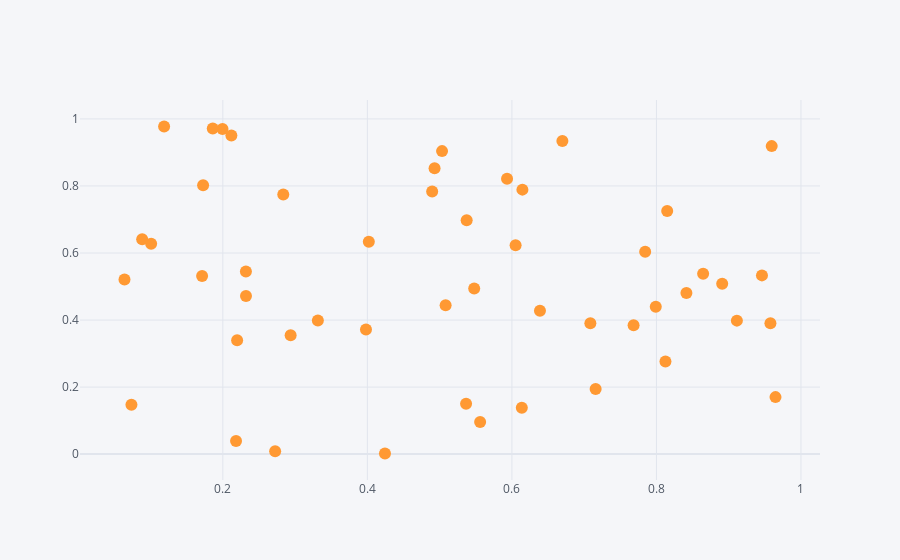

The cell this chart's notebook holds for it:
### Code cell
df2 = pd.DataFrame(np.random.rand(50, 4), columns=['a', 'b', 'c', 'd']) #DataFrame Generation

df2.iplot(kind='scatter',x='a',y='b',mode='markers')

### Figure 1 — Plotly figure (JSON) as saved in the notebook; plotly's stock layout.template omitted (floating-point values rounded to 4 significant figures)
{"data": [{"line": {"color": "rgba(255, 153, 51, 1.0)", "dash": "solid", "shape": "linear", "width": 1.3}, "marker": {"size": 12, "symbol": "circle"}, "mode": "markers", "name": "b", "text": "", "type": "scatter", "x": [0.4897, 0.3981, 0.6137, 0.2938, 0.3315, 0.8125, 0.6388, 0.7844, 0.7159, 0.9577, 0.2198, 0.1995, 0.9595, 0.232, 0.7684, 0.1727, 0.2183, 0.9113, 0.8149, 0.9648, 0.946, 0.1008, 0.2836, 0.06392, 0.6699, 0.5366, 0.891, 0.2319, 0.6145, 0.8646, 0.4243, 0.493, 0.5478, 0.5033, 0.2118, 0.08839, 0.186, 0.2724, 0.402, 0.5374, 0.5083, 0.6051, 0.5933, 0.1187, 0.7086, 0.07351, 0.8415, 0.556, 0.7991, 0.1713], "y": [0.7837, 0.372, 0.1386, 0.3548, 0.3986, 0.276, 0.4274, 0.6039, 0.1943, 0.3905, 0.3396, 0.9698, 0.9189, 0.4715, 0.3843, 0.8022, 0.0392, 0.3982, 0.7253, 0.17, 0.5332, 0.6279, 0.7745, 0.5212, 0.9344, 0.1501, 0.5085, 0.5445, 0.7891, 0.5382, 0.001778, 0.853, 0.4941, 0.904, 0.9509, 0.641, 0.9718, 0.008667, 0.6333, 0.698, 0.4438, 0.6235, 0.8217, 0.9775, 0.3906, 0.1475, 0.481, 0.09543, 0.4396, 0.5316]}], "layout": {"legend": {"bgcolor": "#F5F6F9", "font": {"color": "#4D5663"}}, "paper_bgcolor": "#F5F6F9", "plot_bgcolor": "#F5F6F9", "title": {"font": {"color": "#4D5663"}}, "xaxis": {"gridcolor": "#E1E5ED", "showgrid": true, "tickfont": {"color": "#4D5663"}, "title": {"font": {"color": "#4D5663"}, "text": ""}, "zerolinecolor": "#E1E5ED"}, "yaxis": {"gridcolor": "#E1E5ED", "showgrid": true, "tickfont": {"color": "#4D5663"}, "title": {"font": {"color": "#4D5663"}, "text": ""}, "zerolinecolor": "#E1E5ED"}}}
